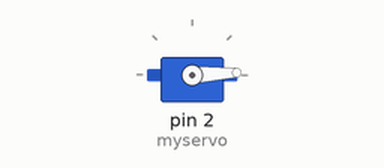
Simulated run of this sketch. Board: Arduino Uno, built with avr-gcc and run on an emulated ATmega328P. Parts: servo.

Above: at 0.05 s.
At 0.65 s:
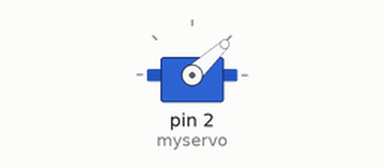
At 1.25 s:
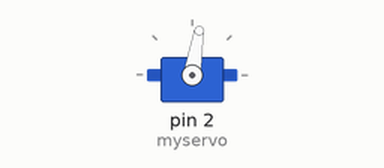
At 2.5 s:
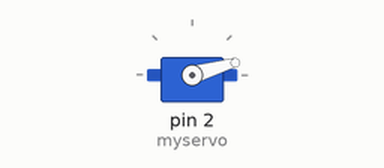
Timing chart, 0 to 6.3 s (numbered marks = the images above):
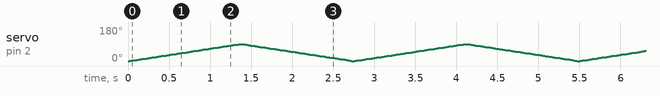

The sketch:

kiste.ino
```cpp
#include <Servo.h>

Servo myservo;  // create servo object to control a servo
// twelve servo objects can be created on most boards

int pos = 0;    // variable to store the servo position

void setup() {
  myservo.attach(2);  // attaches the servo on pin 9 to the servo object
}

void loop() {
  for (pos = 0; pos <= 90; pos += 1) { // goes from 0 degrees to 180 degrees
    // in steps of 1 degree
    myservo.write(pos);              // tell servo to go to position in variable 'pos'
    delay(15);                       // waits 15ms for the servo to reach the position
  }
  for (pos = 90; pos >= 0; pos -= 1) { // goes from 180 degrees to 0 degrees
    myservo.write(pos);              // tell servo to go to position in variable 'pos'
    delay(15);                       // waits 15ms for the servo to reach the position
  }
}
```
